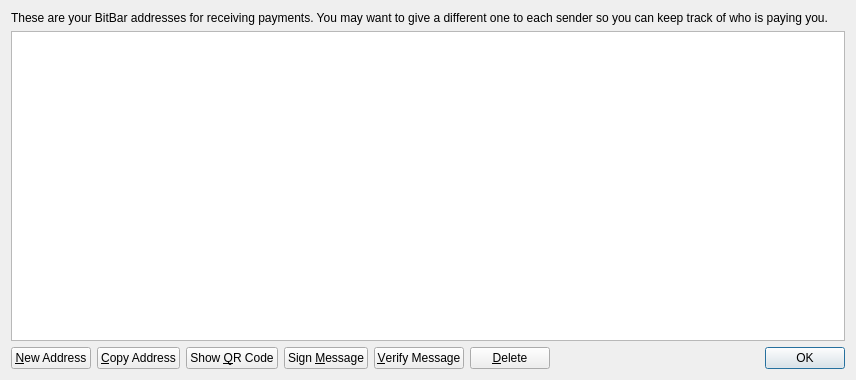
<?xml version="1.0" encoding="UTF-8"?>
<ui version="4.0">
 <class>AddressBookPage</class>
 <widget class="QWidget" name="AddressBookPage">
  <property name="geometry">
   <rect>
    <x>0</x>
    <y>0</y>
    <width>856</width>
    <height>380</height>
   </rect>
  </property>
  <property name="windowTitle">
   <string>Address Book</string>
  </property>
<!--
  <property name="styleSheet">
   <string notr="true">QWidget{background-color: qradialgradient(spread:pad, cx:0.5, cy:0.5, radius:0.5, fx:0.5, fy:0.5, stop:0 rgba(255, 213,127, 206), stop:0.35 rgba(255, 213,127, 80), stop:0.4 rgba(255, 213,127, 80), stop:0.425 rgba(255, 213, 132, 156), stop:0.44 rgba(255, 233, 128, 80), stop:1 rgba(255, 255, 255, 0)); color yellow} QPushButton{ padding: 2px 10px 2px 10px; background-color:rgb(255,213,132); color:black; border-style: outset; border-width: 2px; border-radius: 10px; border-color: darkgrey}</string>
  </property>
-->
  <layout class="QVBoxLayout" name="verticalLayout">
   <item>
    <widget class="QLabel" name="labelExplanation">
     <property name="text">
      <string>These are your BitBar addresses for receiving payments. You may want to give a different one to each sender so you can keep track of who is paying you.</string>
     </property>
     <property name="textFormat">
      <enum>Qt::PlainText</enum>
     </property>
     <property name="wordWrap">
      <bool>true</bool>
     </property>
    </widget>
   </item>
   <item>
    <widget class="QTableView" name="tableView">
     <property name="contextMenuPolicy">
      <enum>Qt::CustomContextMenu</enum>
     </property>
     <property name="toolTip">
      <string>Double-click to edit address or label</string>
     </property>
     <property name="tabKeyNavigation">
      <bool>false</bool>
     </property>
     <property name="alternatingRowColors">
      <bool>true</bool>
     </property>
     <property name="selectionMode">
      <enum>QAbstractItemView::SingleSelection</enum>
     </property>
     <property name="selectionBehavior">
      <enum>QAbstractItemView::SelectRows</enum>
     </property>
     <property name="sortingEnabled">
      <bool>true</bool>
     </property>
     <attribute name="verticalHeaderVisible">
      <bool>false</bool>
     </attribute>
    </widget>
   </item>
   <item>
    <layout class="QHBoxLayout" name="horizontalLayout">
     <item>
      <widget class="QPushButton" name="newAddressButton">
       <property name="toolTip">
        <string>Create a new address</string>
       </property>
       <property name="text">
        <string>&amp;New Address</string>
       </property>
       <property name="icon">
        <iconset resource="../bitcoin.qrc">
         <normaloff>:/icons/add</normaloff>:/icons/add</iconset>
       </property>
      </widget>
     </item>
     <item>
      <widget class="QPushButton" name="copyToClipboard">
       <property name="toolTip">
        <string>Copy the currently selected address to the system clipboard</string>
       </property>
       <property name="text">
        <string>&amp;Copy Address</string>
       </property>
       <property name="icon">
        <iconset resource="../bitcoin.qrc">
         <normaloff>:/icons/editcopy</normaloff>:/icons/editcopy</iconset>
       </property>
      </widget>
     </item>
     <item>
      <widget class="QPushButton" name="showQRCode">
       <property name="text">
        <string>Show &amp;QR Code</string>
       </property>
       <property name="icon">
        <iconset resource="../bitcoin.qrc">
         <normaloff>:/icons/qrcode</normaloff>:/icons/qrcode</iconset>
       </property>
      </widget>
     </item>
     <item>
      <widget class="QPushButton" name="signMessage">
       <property name="toolTip">
        <string>Sign a message to prove you own a BitBar address</string>
       </property>
       <property name="text">
        <string>Sign &amp;Message</string>
       </property>
       <property name="icon">
        <iconset resource="../bitcoin.qrc">
         <normaloff>:/icons/edit</normaloff>:/icons/edit</iconset>
       </property>
      </widget>
     </item>
     <item>
      <widget class="QPushButton" name="verifyMessage">
       <property name="toolTip">
        <string>Verify a message to ensure it was signed with a specified BitBar address</string>
       </property>
       <property name="text">
        <string>&amp;Verify Message</string>
       </property>
       <property name="icon">
        <iconset resource="../bitcoin.qrc">
         <normaloff>:/icons/transaction_0</normaloff>:/icons/transaction_0</iconset>
       </property>
      </widget>
     </item>
     <item>
      <widget class="QPushButton" name="deleteButton">
       <property name="toolTip">
        <string>Delete the currently selected address from the list</string>
       </property>
       <property name="text">
        <string>&amp;Delete</string>
       </property>
       <property name="icon">
        <iconset resource="../bitcoin.qrc">
         <normaloff>:/icons/remove</normaloff>:/icons/remove</iconset>
       </property>
      </widget>
     </item>
     <item>
      <spacer name="horizontalSpacer">
       <property name="orientation">
        <enum>Qt::Horizontal</enum>
       </property>
       <property name="sizeHint" stdset="0">
        <size>
         <width>40</width>
         <height>20</height>
        </size>
       </property>
      </spacer>
     </item>
     <item>
      <widget class="QDialogButtonBox" name="buttonBox">
       <property name="sizePolicy">
        <sizepolicy hsizetype="Maximum" vsizetype="Fixed">
         <horstretch>0</horstretch>
         <verstretch>0</verstretch>
        </sizepolicy>
       </property>
       <property name="standardButtons">
        <set>QDialogButtonBox::Ok</set>
       </property>
      </widget>
     </item>
    </layout>
   </item>
  </layout>
 </widget>
 <resources>
  <include location="../bitcoin.qrc"/>
 </resources>
 <connections/>
</ui>
